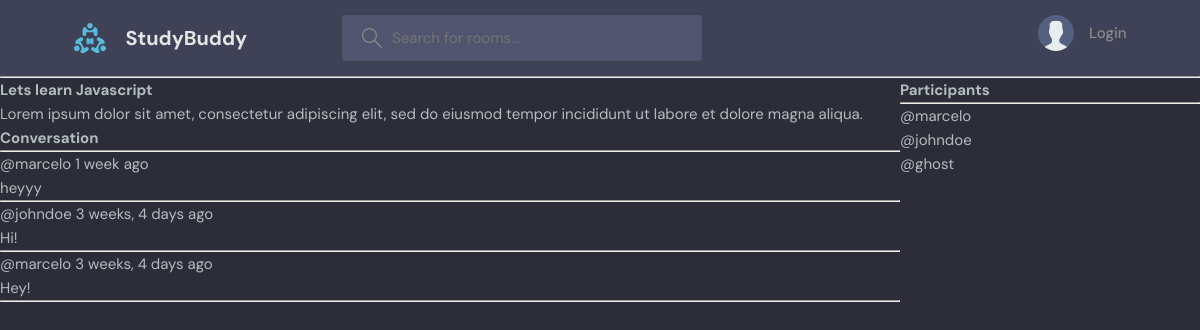
The page /room/1/ on the database its author committed.
### base/models.py (models this page shows, shortened)
class Room(models.Model):
    host = models.ForeignKey(User, on_delete=models.SET_NULL, null=True)
    topic = models.ForeignKey(Topic, on_delete=models.SET_NULL, null=True)
    name = models.CharField(max_length=200)
    description = models.TextField(null=True, blank=True)
    participants = models.ManyToManyField(
        User, related_name='participants', blank=True
    )
    updated = models.DateTimeField(auto_now=True)
    created = models.DateTimeField(auto_now_add=True)
    class Meta:
        ordering = ['-updated', '-created']

class Message(models.Model):
    user = models.ForeignKey(User, on_delete=models.CASCADE)
    room = models.ForeignKey(Room, on_delete=models.CASCADE)
    body = models.TextField()
    updated = models.DateTimeField(auto_now=True)
    created = models.DateTimeField(auto_now_add=True)
    class Meta:
        ordering = ['-updated', '-created']

### base/views.py (the view, shortened to what this page needs)
# urls.py: path('room/<str:pk>/', views.room, name="room"),
def room(request, pk):
    room = Room.objects.get(id=pk)
    room_messages = room.message_set.all()
    participants = room.participants.all()
    context = {'room': room, 'room_messages': room_messages, 'participants': participants}
    return render(request, 'base/room.html', context)

### base/templates/base/room.html (shortened to what this page needs)
{% extends 'main.html' %} {% block content %}
<div class="room-container">
	<div>
		<h1>{{room.name}}</h1>
		<p>{{room.description}}</p>
		<div class="comment-wrapper">
			<h3>Conversation</h3>
			<hr />
			{% for message in room_messages %}
                <div>
                    <small>@{{message.user}} {{message.created|timesince}} ago</small>
                    <p>{{message.body}}</p>
                    <hr />
                </div>
			{% endfor %}
		</div>
	</div>
	<div>
		<h3>Participants</h3>
		<hr />
        {% for user in participants %}
            <div>
                <p>@{{user.username}}</p>
            </div>
        {% endfor %}
	</div>
</div>
{% endblock %}

### static/styles/style.css (style rules this page uses)
:root { --color-main: #71c6dd; --color-main-light: #e1f6fb; --color-dark: #3f4156; --color-dark-medium: #51546e; --color-dark-light: #696d97; --color-light: #e5e5e5; --color-gray: #8b8b8b; --color-light-gray: #b2bdbd; --color-bg: #2d2d39; --color-success: #5dd693; --color-error: #fc4b0b; }
* { font-family: "DM Sans", -apple-system, BlinkMacSystemFont, "Segoe UI", Roboto, Oxygen, Ubuntu, Cantarell, "Open Sans", "Helvetica Neue", sans-serif; margin: 0; padding: 0; box-sizing: border-box; text-rendering: optimizeLegibility; font-size: inherit; }
html { font-size: 56.25%; }
@media only screen and (min-width: 1200px) { html { font-size: 62.5%; } }
body { line-height: 1.6; font-weight: 400; font-size: 1.5rem; color: var(--color-light-gray); background-color: var(--color-bg); min-height: 100vh; }

### base/templates/base/room.html (style rules this page uses)
.room-container { display: grid; grid-template-columns: 3fr 1fr; }

### rows shown on the page
Room: name "Lets learn Javascript", description "Lorem ipsum dolor sit amet, consectetur adipiscing elit, sed do eiusmod tempor incididunt ut labore et dolore magna aliqua."
Message: user "marcelo", created "1 week", body "heyyy"
Message: user "johndoe", created "3 weeks, 4 days", body "Hi!"
Message: user "marcelo", created "3 weeks, 4 days", body "Hey!"

### other values the page prints
{{ user.username }} "marcelo"
{{ user.username }} "johndoe"
{{ user.username }} "ghost"
